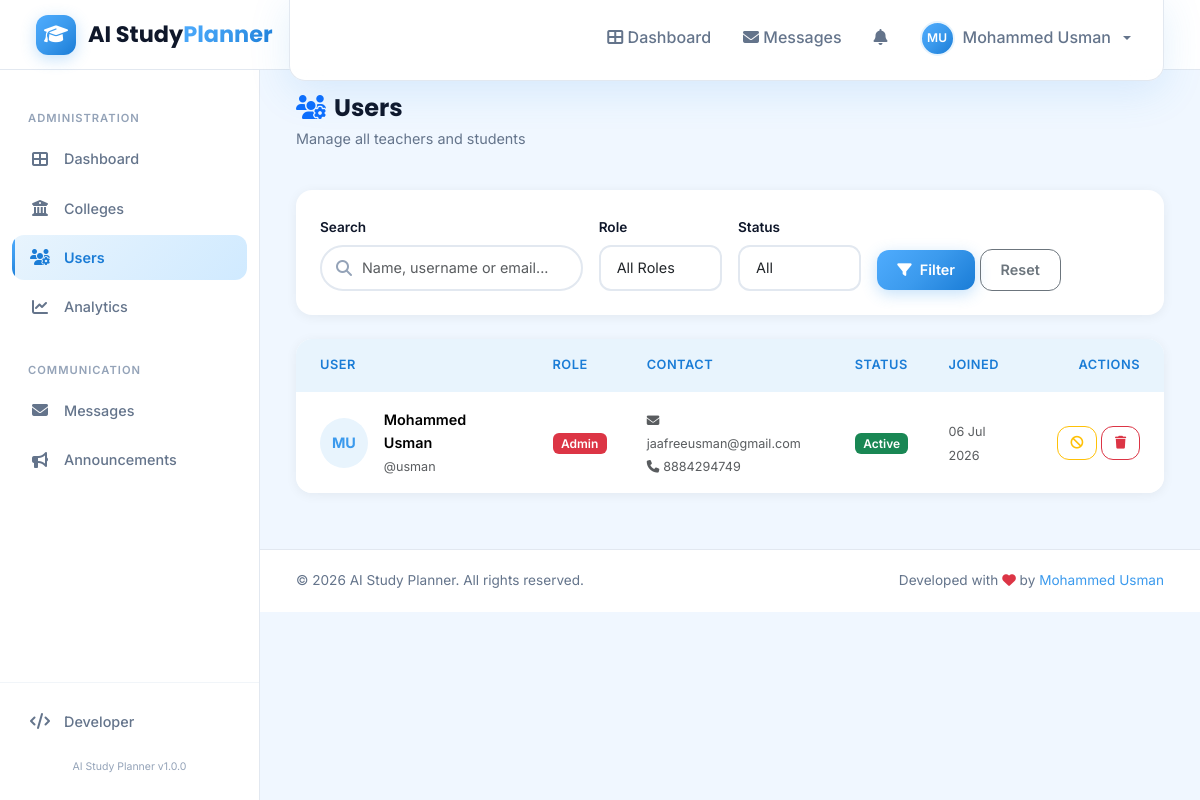
The app's page /admin/users (signed in) with its own data.
### models.py (models this page shows, shortened)
class User(UserMixin, db.Model):
    __tablename__ = 'user'
    id = db.Column(db.Integer, primary_key=True)
    uuid = db.Column(db.String(36), unique=True, default=generate_uuid)
    username = db.Column(db.String(80), unique=True, nullable=False, index=True)
    email = db.Column(db.String(120), unique=True, nullable=False, index=True)
    password_hash = db.Column(db.String(256), nullable=False)
    first_name = db.Column(db.String(50), nullable=False)
    last_name = db.Column(db.String(50), nullable=False)
    phone = db.Column(db.String(20), nullable=True)
    role = db.Column(db.String(20), nullable=False, default='student')  # super_admin, teacher, student
    avatar = db.Column(db.String(200), nullable=True)
    is_active = db.Column(db.Boolean, default=True)
    is_verified = db.Column(db.Boolean, default=False)
    created_at = db.Column(db.DateTime, default=datetime.utcnow)
    updated_at = db.Column(db.DateTime, default=datetime.utcnow, onupdate=datetime.utcnow)
    last_login = db.Column(db.DateTime, nullable=True)
    teacher_profile = db.relationship('TeacherProfile', backref='user', uselist=False, cascade='all, delete-orphan')
    student_profile = db.relationship('StudentProfile', backref='user', uselist=False, cascade='all, delete-orphan')
    notifications = db.relationship('Notification', backref='user', lazy='dynamic', cascade='all, delete-orphan')
    sent_messages = db.relationship('Message', foreign_keys='Message.sender_id', backref='sender', lazy='dynamic', cascade='all, delete-orphan')
    study_plans = db.relationship('StudyPlan', backref='user', lazy='dynamic', cascade='all, delete-orphan')
    def full_name(self):
        return f"{self.first_name} {self.last_name}"
    def is_super_admin(self):
        return self.role == 'super_admin'
    def is_teacher(self):
        return self.role == 'teacher'
    def is_student(self):
        return self.role == 'student'

### app.py (the view, shortened to what this page needs)
@app.route('/admin/users')
@login_required
@admin_required
def admin_users():
    page = request.args.get('page', 1, type=int)
    role = request.args.get('role', '')
    search = request.args.get('search', '')
    status = request.args.get('status', '')
    query = User.query
    if role:
        query = query.filter_by(role=role)
    if status == 'active':
        query = query.filter_by(is_active=True)
    elif status == 'inactive':
        query = query.filter_by(is_active=False)
    users = query.order_by(User.created_at.desc()).paginate(
        page=page, per_page=20, error_out=False
    )
    return render_template('admin_users.html', users=users, role=role, search=search, status=status)

### app.py (called while the page is built)
@login_manager.user_loader
def load_user(user_id):
    return User.query.get(int(user_id))

### utils.py (called while the page is built)
def admin_required(f):
    @wraps(f)
    def decorated_function(*args, **kwargs):
        if not current_user.is_authenticated or not current_user.is_super_admin():
            flash('Super Admin access required.', 'danger')
            return redirect(url_for('dashboard'))
        return f(*args, **kwargs)
    return decorated_function

def get_unread_notifications_count(user_id):
    from models import Notification
    return Notification.query.filter_by(user_id=user_id, is_read=False).count()

def get_unread_messages_count(user_id):
    from models import Message
    return Message.query.filter_by(receiver_id=user_id, is_read=False).count()

### templates/admin_users.html (shortened to what this page needs)
{% extends 'base.html' %}
{% block content %}
<div class="container-fluid">
    <div class="d-flex justify-content-between align-items-center mb-4">
        <div>
            <h2 class="page-title"><i class="fas fa-users-cog text-primary me-2"></i>Users</h2>
            <p class="page-subtitle">Manage all teachers and students</p>
        </div>
    </div>
    <div class="card mb-4">
        <div class="card-body">
            <form method="GET" class="row g-3 align-items-end">
                <div class="col-md-4">
                    <label class="form-label">Search</label>
                    <div class="search-box">
                        <i class="fas fa-search"></i>
                        <input type="text" class="form-control" name="search" placeholder="Name, username or email..." value="{{ search or '' }}">
                    </div>
                </div>
                <div class="col-md-2">
                    <label class="form-label">Role</label>
                    <select class="form-select" name="role">
                        <option value="">All Roles</option>
                    </select>
                </div>
                <div class="col-md-2">
                    <label class="form-label">Status</label>
                    <select class="form-select" name="status">
                        <option value="">All</option>
                    </select>
                </div>
                <div class="col-md-4">
                    <button type="submit" class="btn btn-primary"><i class="fas fa-filter me-2"></i>Filter</button>
                    <a href="{{ url_for('admin_users') }}" class="btn btn-outline-secondary">Reset</a>
                </div>
            </form>
        </div>
    </div>
    <div class="table-container">
        {% if users.items %}
        <div class="table-responsive">
            <table class="table" id="usersTable">
                <thead>
                    <tr>
                        <th class="ps-4">User</th>
                        <th>Role</th>
                        <th>Contact</th>
                        <th>Status</th>
                        <th>Joined</th>
                        <th class="pe-4 text-end">Actions</th>
                    </tr>
                </thead>
                <tbody>
                    {% for user in users.items %}
                    <tr>
                        <td class="ps-4">
                            <div class="d-flex align-items-center">
                                {% if user.avatar %}
                                    <img src="{{ user.avatar }}" class="avatar-md me-3" alt="">
                                {% else %}
                                    <div class="avatar-md me-3 d-flex align-items-center justify-content-center" style="background: var(--primary-light); color: var(--primary); font-weight: 700;">
                                        {{ user.first_name[0] }}{{ user.last_name[0] }}
                                    </div>
                                {% endif %}
                                <div>
                                    <div class="fw-semibold">{{ user.full_name() }}</div>
                                    <small class="text-muted">@{{ user.username }}</small>
                                </div>
                            </div>
                        </td>
                        <td>
                            {% if user.is_teacher() %}
                                <span class="badge bg-primary">Teacher</span>
                            {% elif user.is_student() %}
                                <span class="badge bg-success">Student</span>
                            {% else %}
                                <span class="badge bg-danger">Admin</span>
                            {% endif %}
                        </td>
                        <td>
                            <small class="text-muted"><i class="fas fa-envelope me-1"></i>{{ user.email }}</small><br>
                            {% if user.phone %}<small class="text-muted"><i class="fas fa-phone me-1"></i>{{ user.phone }}</small>{% endif %}
                        </td>
                        <td>
                            {% if user.is_active %}
                                <span class="badge bg-success">Active</span>
                            {% else %}
                                <span class="badge bg-secondary">Inactive</span>
                            {% endif %}
                        </td>
                        <td>
                            <small class="text-muted">{{ user.created_at.strftime('%d %b %Y') if user.created_at else 'N/A' }}</small>
                        </td>
                        <td class="pe-4 text-end">
                            <div class="btn-group">
                                <form method="POST" action="{{ url_for('toggle_user_status', user_id=user.id) }}" class="d-inline">
                                    <button type="submit" class="btn btn-sm btn-outline-{{ 'warning' if user.is_active else 'success' }}" data-bs-toggle="tooltip" title="{{ 'Deactivate' if user.is_active else 'Activate' }}">
                                        <i class="fas fa-{{ 'ban' if user.is_active else 'check' }}"></i>
                                    </button>
                                </form>
                                <form method="POST" action="{{ url_for('delete_user', user_id=user.id) }}" class="d-inline" onsubmit="return confirm('Delete this user? This action cannot be undone.');">
                                    <button type="submit" class="btn btn-sm btn-outline-danger ms-1">
                                        <i class="fas fa-trash"></i>
                                    </button>
                                </form>
                            </div>
                        </td>
                    </tr>
                    {% endfor %}
                </tbody>
            </table>
        </div>
        {% endif %}
    </div>
</div>
{% endblock %}

### templates/base.html (shortened to what this page needs)
<!DOCTYPE html>
<html lang="en">
<head>
    <link href="https://cdn.jsdelivr.net/npm/bootstrap@5.3.2/dist/css/bootstrap.min.css" rel="stylesheet">
    <link rel="stylesheet" href="https://cdnjs.cloudflare.com/ajax/libs/font-awesome/6.5.1/css/all.min.css">
    <link rel="stylesheet" href="{{ url_for('static', filename='css/style.css') }}">
</head>
<body>
    <nav class="navbar navbar-expand-lg navbar-light fixed-top">
        <div class="container-fluid">
            <a class="navbar-brand" href="{{ url_for('index') }}">
                <div class="brand-icon">
                    <i class="fas fa-graduation-cap"></i>
                </div>
                <span class="brand-text">AI Study<span class="brand-highlight">Planner</span></span>
            </a>
            <div class="collapse navbar-collapse" id="mainNav">
                <ul class="navbar-nav ms-auto align-items-center">
                    {% if current_user.is_authenticated %}
                        <li class="nav-item">
                            <a class="nav-link" href="{{ url_for('dashboard') }}">
                                <i class="fas fa-th-large"></i> Dashboard
                            </a>
                        </li>
                        <li class="nav-item">
                            <a class="nav-link" href="{{ url_for('messages') }}">
                                <i class="fas fa-envelope"></i> Messages
                            </a>
                        </li>
                        <li class="nav-item">
                            <a class="nav-link" href="{{ url_for('notifications') }}">
                                <i class="fas fa-bell"></i>
                            </a>
                        </li>
                        <li class="nav-item dropdown">
                            <a class="nav-link dropdown-toggle user-dropdown" href="#" data-bs-toggle="dropdown">
                                {% if current_user.avatar %}
                                    <img src="{{ current_user.avatar }}" class="user-avatar-sm" alt="">
                                {% else %}
                                    <div class="user-avatar-sm default-avatar">
                                        {{ current_user.first_name[0] }}{{ current_user.last_name[0] }}
                                    </div>
                                {% endif %}
                                <span class="d-none d-lg-inline">{{ user_full_name }}</span>
                            </a>
                        </li>
                    {% endif %}
                </ul>
            </div>
        </div>
    </nav>
    {% if current_user.is_authenticated %}
    <div class="sidebar" id="sidebar">
        <div class="sidebar-header">
        </div>
        <div class="sidebar-menu">
            {% if current_user.is_super_admin() %}
            <div class="menu-section">
                <span class="menu-label">Administration</span>
                <a class="menu-item {% if request.endpoint == 'dashboard' %}active{% endif %}" href="{{ url_for('dashboard') }}">
                    <i class="fas fa-th-large"></i> <span>Dashboard</span>
                </a>
                <a class="menu-item {% if request.endpoint in ['admin_colleges', 'create_college', 'edit_college', 'view_college'] %}active{% endif %}" href="{{ url_for('admin_colleges') }}">
                    <i class="fas fa-university"></i> <span>Colleges</span>
                </a>
                <a class="menu-item {% if request.endpoint == 'admin_users' %}active{% endif %}" href="{{ url_for('admin_users') }}">
                    <i class="fas fa-users-cog"></i> <span>Users</span>
                </a>
                <a class="menu-item {% if request.endpoint == 'admin_analytics' %}active{% endif %}" href="{{ url_for('admin_analytics') }}">
                    <i class="fas fa-chart-line"></i> <span>Analytics</span>
                </a>
            </div>
            {% endif %}
            <div class="menu-section">
                <span class="menu-label">Communication</span>
                <a class="menu-item {% if request.endpoint in ['messages', 'compose_message', 'view_message', 'sent_messages'] %}active{% endif %}" href="{{ url_for('messages') }}">
                    <i class="fas fa-envelope"></i> <span>Messages</span>
                </a>
                <a class="menu-item {% if request.endpoint == 'announcements' %}active{% endif %}" href="{{ url_for('announcements') }}">
                    <i class="fas fa-bullhorn"></i> <span>Announcements</span>
                </a>
            </div>
        </div>
        <div class="sidebar-footer">
            <a class="menu-item" href="{{ url_for('developer') }}">
                <i class="fas fa-code"></i> <span>Developer</span>
            </a>
            <div class="version-info">
                <small>{{ app_name }} v{{ app_version }}</small>
            </div>
        </div>
    </div>
    {% endif %}
    <div class="main-content page-transition {% if current_user.is_authenticated %}has-sidebar{% endif %}">
        {% block content %}{% endblock %}
    </div>
    <footer class="app-footer">
        <div class="container-fluid">
            <div class="row">
                <div class="col-md-6">
                    <p class="mb-0">&copy; {{ current_year }} {{ app_name }}. All rights reserved.</p>
                </div>
                <div class="col-md-6 text-md-end">
                    <p class="mb-0">Developed with <i class="fas fa-heart text-danger"></i> by <a href="{{ developer_github }}" target="_blank">{{ developer_name }}</a></p>
                </div>
            </div>
        </div>
    </footer>
</body>
</html>

### records on screen
User: first_name "M", last_name "U", full_name "Mohammed Usman", username "usman", role "Admin", email "jaafreeusman@gmail.com", phone "8884294749", is_active "Active", created_at "06 Jul 2026"

### other values on screen
{{ user_full_name }} "Mohammed Usman"
{{ app_name }} "AI Study Planner"
{{ app_version }} "1.0.0"
{{ developer_name }} "Mohammed Usman"
